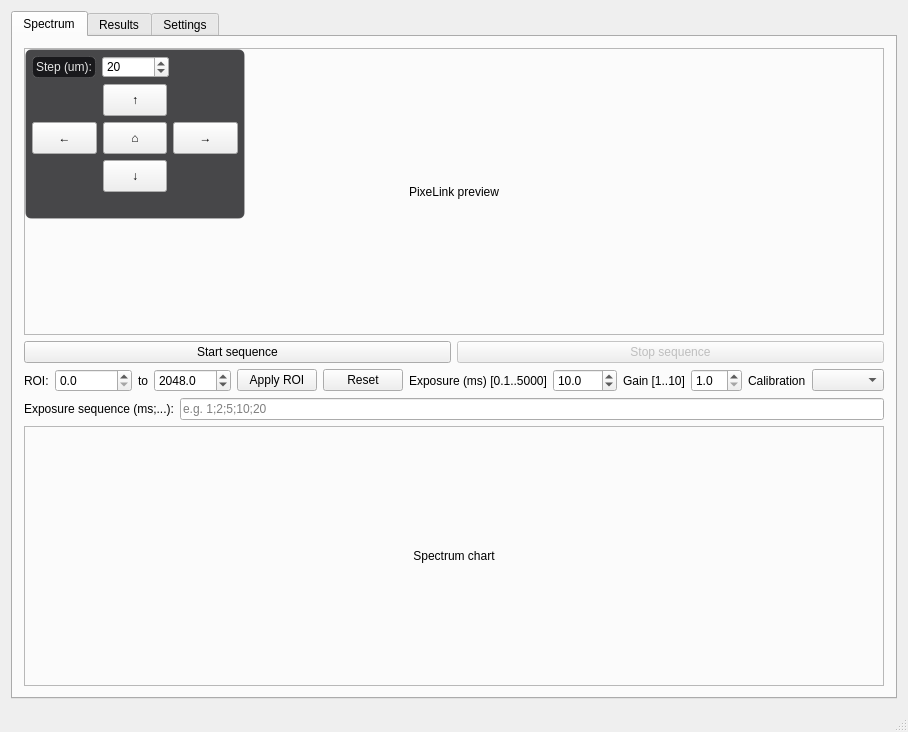
<?xml version="1.0" encoding="UTF-8"?>
<ui version="4.0">
 <class>SpektrometrClass</class>
 <widget class="QMainWindow" name="SpektrometrClass">
  <property name="geometry">
   <rect>
    <x>0</x>
    <y>0</y>
    <width>750</width>
    <height>732</height>
   </rect>
  </property>
  <property name="windowTitle">
   <string>Spektrometr</string>
  </property>
  <widget class="QWidget" name="centralWidget">
   <layout class="QVBoxLayout" name="verticalLayout">
    <item>
     <widget class="QTabWidget" name="tabWidget">
      <widget class="QWidget" name="tabSpectrum">
       <attribute name="title">
        <string>Spectrum</string>
       </attribute>
       <layout class="QVBoxLayout" name="verticalLayoutSpectrum" stretch="3,2">
        <item>
         <widget class="QFrame" name="frameCameraPreview">
          <property name="minimumSize">
           <size>
            <width>320</width>
            <height>240</height>
           </size>
          </property>
          <property name="frameShape">
           <enum>QFrame::Shape::StyledPanel</enum>
          </property>
          <layout class="QVBoxLayout" name="verticalLayoutFrameCamera">
           <property name="leftMargin">
            <number>0</number>
           </property>
           <property name="topMargin">
            <number>0</number>
           </property>
           <property name="rightMargin">
            <number>0</number>
           </property>
           <property name="bottomMargin">
            <number>0</number>
           </property>
           <item>
            <layout class="QGridLayout" name="gridLayoutCameraOverlay">
             <property name="leftMargin">
              <number>0</number>
             </property>
             <property name="topMargin">
              <number>0</number>
             </property>
             <property name="rightMargin">
              <number>0</number>
             </property>
             <property name="bottomMargin">
              <number>0</number>
             </property>
             <property name="spacing">
              <number>0</number>
             </property>
             <item row="0" column="0">
              <widget class="QLabel" name="labelPixelinkPreview">
               <property name="sizePolicy">
                <sizepolicy hsizetype="Expanding" vsizetype="Expanding">
                 <horstretch>0</horstretch>
                 <verstretch>0</verstretch>
                </sizepolicy>
               </property>
               <property name="minimumSize">
                <size>
                 <width>320</width>
                 <height>240</height>
                </size>
               </property>
               <property name="maximumSize">
                <size>
                 <width>16777215</width>
                 <height>16777215</height>
                </size>
               </property>
               <property name="frameShape">
                <enum>QFrame::Shape::NoFrame</enum>
               </property>
               <property name="text">
                <string>PixeLink preview</string>
               </property>
               <property name="alignment">
                <set>Qt::AlignmentFlag::AlignCenter</set>
               </property>
              </widget>
             </item>
             <item row="0" column="0" alignment="Qt::AlignmentFlag::AlignLeft|Qt::AlignmentFlag::AlignTop">
              <widget class="QFrame" name="overlayMotorControls">
               <property name="maximumSize">
                <size>
                 <width>220</width>
                 <height>170</height>
                </size>
               </property>
               <property name="styleSheet">
                <string notr="true">QFrame{background:rgba(10,10,12,190);border:1px solid rgba(255,255,255,30);border-radius:6px;} QLabel{color:#e6e6e6;} QPushButton{min-width:28px;min-height:24px;}</string>
               </property>
               <layout class="QVBoxLayout" name="verticalLayoutOverlay">
                <property name="leftMargin">
                 <number>6</number>
                </property>
                <property name="topMargin">
                 <number>6</number>
                </property>
                <property name="rightMargin">
                 <number>6</number>
                </property>
                <property name="bottomMargin">
                 <number>6</number>
                </property>
                <item>
                 <layout class="QHBoxLayout" name="horizontalLayoutMotorStep">
                  <item>
                   <widget class="QLabel" name="labelMotorStep">
                    <property name="text">
                     <string>Step (um):</string>
                    </property>
                   </widget>
                  </item>
                  <item>
                   <widget class="QSpinBox" name="spinMotorStep">
                    <property name="minimum">
                     <number>1</number>
                    </property>
                    <property name="maximum">
                     <number>100000</number>
                    </property>
                    <property name="value">
                     <number>20</number>
                    </property>
                   </widget>
                  </item>
                  <item>
                   <spacer name="horizontalSpacerMotor">
                    <property name="orientation">
                     <enum>Qt::Orientation::Horizontal</enum>
                    </property>
                    <property name="sizeHint" stdset="0">
                     <size>
                      <width>40</width>
                      <height>20</height>
                     </size>
                    </property>
                   </spacer>
                  </item>
                 </layout>
                </item>
                <item>
                 <layout class="QGridLayout" name="gridLayoutMotorButtons">
                  <item row="0" column="1">
                   <widget class="QPushButton" name="btnMotorUp">
                    <property name="text">
                     <string>↑</string>
                    </property>
                   </widget>
                  </item>
                  <item row="1" column="0">
                   <widget class="QPushButton" name="btnMotorLeft">
                    <property name="text">
                     <string>←</string>
                    </property>
                   </widget>
                  </item>
                  <item row="1" column="1">
                   <widget class="QPushButton" name="btnMotorHome">
                    <property name="text">
                     <string>⌂</string>
                    </property>
                   </widget>
                  </item>
                  <item row="1" column="2">
                   <widget class="QPushButton" name="btnMotorRight">
                    <property name="text">
                     <string>→</string>
                    </property>
                   </widget>
                  </item>
                  <item row="2" column="1">
                   <widget class="QPushButton" name="btnMotorDown">
                    <property name="text">
                     <string>↓</string>
                    </property>
                   </widget>
                  </item>
                 </layout>
                </item>
                <item>
                 <spacer name="verticalSpacerOverlay">
                  <property name="orientation">
                   <enum>Qt::Orientation::Vertical</enum>
                  </property>
                  <property name="sizeHint" stdset="0">
                   <size>
                    <width>20</width>
                    <height>20</height>
                   </size>
                  </property>
                 </spacer>
                </item>
               </layout>
              </widget>
             </item>
            </layout>
           </item>
          </layout>
         </widget>
        </item>
        <item>
         <layout class="QVBoxLayout" name="verticalLayoutSpectrumBottom">
          <property name="leftMargin">
           <number>0</number>
          </property>
          <property name="topMargin">
           <number>0</number>
          </property>
          <property name="rightMargin">
           <number>0</number>
          </property>
          <property name="bottomMargin">
           <number>0</number>
          </property>
          <item>
           <layout class="QHBoxLayout" name="horizontalLayoutCameraButtons">
            <item>
             <widget class="QPushButton" name="btnStartSequence">
              <property name="text">
               <string>Start sequence</string>
              </property>
             </widget>
            </item>
            <item>
             <widget class="QPushButton" name="btnStopSequence">
              <property name="enabled">
               <bool>false</bool>
              </property>
              <property name="text">
               <string>Stop sequence</string>
              </property>
             </widget>
            </item>
           </layout>
          </item>
          <item>
           <layout class="QHBoxLayout" name="horizontalLayoutSpectrumControls">
            <item>
             <widget class="QLabel" name="labelRoi">
              <property name="text">
               <string>ROI:</string>
              </property>
             </widget>
            </item>
            <item>
             <widget class="QDoubleSpinBox" name="spinRoiMin">
              <property name="decimals">
               <number>1</number>
              </property>
              <property name="maximum">
               <double>999999.000000000000000</double>
              </property>
              <property name="value">
               <double>0.000000000000000</double>
              </property>
             </widget>
            </item>
            <item>
             <widget class="QLabel" name="labelRoiTo">
              <property name="text">
               <string>to</string>
              </property>
             </widget>
            </item>
            <item>
             <widget class="QDoubleSpinBox" name="spinRoiMax">
              <property name="decimals">
               <number>1</number>
              </property>
              <property name="maximum">
               <double>999999.000000000000000</double>
              </property>
              <property name="value">
               <double>2048.000000000000000</double>
              </property>
             </widget>
            </item>
            <item>
             <widget class="QPushButton" name="btnApplyRoi">
              <property name="text">
               <string>Apply ROI</string>
              </property>
             </widget>
            </item>
            <item>
             <widget class="QPushButton" name="btnResetRoi">
              <property name="text">
               <string>Reset</string>
              </property>
             </widget>
            </item>
            <item>
             <widget class="QLabel" name="labelExposureSpectrum">
              <property name="text">
               <string>Exposure (ms) [0.1..5000]</string>
              </property>
             </widget>
            </item>
            <item>
             <widget class="QDoubleSpinBox" name="spinExposureSpectrum">
              <property name="decimals">
               <number>1</number>
              </property>
              <property name="minimum">
               <double>0.100000000000000</double>
              </property>
              <property name="maximum">
               <double>5000.000000000000000</double>
              </property>
              <property name="value">
               <double>10.000000000000000</double>
              </property>
             </widget>
            </item>
            <item>
             <widget class="QLabel" name="labelGainSpectrum">
              <property name="text">
               <string>Gain [1..10]</string>
              </property>
             </widget>
            </item>
            <item>
             <widget class="QDoubleSpinBox" name="spinGainSpectrum">
              <property name="decimals">
               <number>1</number>
              </property>
              <property name="minimum">
               <double>1.000000000000000</double>
              </property>
              <property name="maximum">
               <double>10.000000000000000</double>
              </property>
              <property name="singleStep">
               <double>0.100000000000000</double>
              </property>
              <property name="value">
               <double>1.000000000000000</double>
              </property>
             </widget>
            </item>
             <item>
              <widget class="QLabel" name="labelCalibrationSpectrum">
               <property name="text">
                <string>Calibration</string>
               </property>
              </widget>
             </item>
             <item>
              <widget class="QComboBox" name="comboCalibration"/>
             </item>
            <item>
             <spacer name="horizontalSpacerSpectrum">
              <property name="orientation">
               <enum>Qt::Orientation::Horizontal</enum>
              </property>
              <property name="sizeHint" stdset="0">
               <size>
                <width>40</width>
                <height>20</height>
               </size>
              </property>
             </spacer>
            </item>
           </layout>
          </item>
          <item>
           <layout class="QHBoxLayout" name="horizontalLayoutExposureSequence">
            <item>
             <widget class="QLabel" name="labelExposureSequence">
              <property name="text">
               <string>Exposure sequence (ms;...):</string>
              </property>
             </widget>
            </item>
            <item>
             <widget class="QLineEdit" name="editExposureSequence">
              <property name="placeholderText">
               <string>e.g. 1;2;5;10;20</string>
              </property>
             </widget>
            </item>
           </layout>
          </item>
          <item>
           <widget class="QLabel" name="labelSpectrumPlaceholder">
            <property name="sizePolicy">
             <sizepolicy hsizetype="Expanding" vsizetype="Expanding">
              <horstretch>0</horstretch>
              <verstretch>0</verstretch>
             </sizepolicy>
            </property>
            <property name="minimumSize">
             <size>
              <width>0</width>
              <height>260</height>
             </size>
            </property>
            <property name="frameShape">
             <enum>QFrame::Shape::StyledPanel</enum>
            </property>
            <property name="text">
             <string>Spectrum chart</string>
            </property>
            <property name="scaledContents">
             <bool>false</bool>
            </property>
            <property name="alignment">
             <set>Qt::AlignmentFlag::AlignCenter</set>
            </property>
           </widget>
          </item>
         </layout>
        </item>
       </layout>
      </widget>
      <widget class="QWidget" name="tabResults">
       <attribute name="title">
        <string>Results</string>
       </attribute>
       <layout class="QVBoxLayout" name="verticalLayoutResults">
        <item>
         <layout class="QHBoxLayout" name="horizontalLayoutResultsButtons">
          <item>
           <widget class="QPushButton" name="btnRefreshResults">
            <property name="text">
             <string>Refresh</string>
            </property>
           </widget>
          </item>
          <item>
           <widget class="QPushButton" name="btnExportAll">
            <property name="text">
             <string>Export all</string>
            </property>
           </widget>
          </item>
          <item>
           <widget class="QPushButton" name="btnOpenMeasurement">
            <property name="text">
             <string>Open selected</string>
            </property>
           </widget>
          </item>
          <item>
           <widget class="QPushButton" name="btnDeleteSelected">
            <property name="text">
             <string>Delete selected</string>
            </property>
           </widget>
          </item>
          <item>
           <widget class="QPushButton" name="btnDeleteAll">
            <property name="text">
             <string>Delete all</string>
            </property>
           </widget>
          </item>
          <item>
           <spacer name="horizontalSpacer">
            <property name="orientation">
             <enum>Qt::Orientation::Horizontal</enum>
            </property>
            <property name="sizeHint" stdset="0">
             <size>
              <width>40</width>
              <height>20</height>
             </size>
            </property>
           </spacer>
          </item>
          <item>
           <widget class="QLabel" name="labelResultsInfo">
            <property name="text">
             <string>Measurements: 0</string>
            </property>
           </widget>
          </item>
         </layout>
        </item>
        <item>
         <widget class="QListWidget" name="listMeasurements"/>
        </item>
       </layout>
      </widget>
      <widget class="QWidget" name="tabSettings">
       <attribute name="title">
        <string>Settings</string>
       </attribute>
       <layout class="QFormLayout" name="formLayoutSettings">
        <item row="0" column="0">
         <widget class="QLabel" name="labelScanWidth">
          <property name="text">
           <string>Scan width (um)</string>
          </property>
         </widget>
        </item>
        <item row="0" column="1">
         <widget class="QSpinBox" name="spinScanWidth">
          <property name="maximum">
           <number>1000000</number>
          </property>
          <property name="value">
           <number>200</number>
          </property>
         </widget>
        </item>
        <item row="1" column="0">
         <widget class="QLabel" name="labelScanHeight">
          <property name="text">
           <string>Scan height (um)</string>
          </property>
         </widget>
        </item>
        <item row="1" column="1">
         <widget class="QSpinBox" name="spinScanHeight">
          <property name="maximum">
           <number>1000000</number>
          </property>
          <property name="value">
           <number>200</number>
          </property>
         </widget>
        </item>
        <item row="2" column="0">
         <widget class="QLabel" name="labelStepX">
          <property name="text">
           <string>Step X (um)</string>
          </property>
         </widget>
        </item>
        <item row="2" column="1">
         <widget class="QSpinBox" name="spinStepX">
          <property name="maximum">
           <number>100000</number>
          </property>
          <property name="value">
           <number>20</number>
          </property>
         </widget>
        </item>
        <item row="3" column="0">
         <widget class="QLabel" name="labelStepY">
          <property name="text">
           <string>Step Y (um)</string>
          </property>
         </widget>
        </item>
        <item row="3" column="1">
         <widget class="QSpinBox" name="spinStepY">
          <property name="maximum">
           <number>100000</number>
          </property>
          <property name="value">
           <number>20</number>
          </property>
         </widget>
        </item>
        <item row="4" column="0">
         <widget class="QLabel" name="labelPortX">
          <property name="text">
            <string>Move port X</string>
          </property>
         </widget>
        </item>
        <item row="4" column="1">
         <widget class="QComboBox" name="comboPortX"/>
        </item>
        <item row="5" column="0">
         <widget class="QLabel" name="labelPortY">
          <property name="text">
            <string>Move port Y</string>
          </property>
         </widget>
        </item>
        <item row="5" column="1">
         <widget class="QComboBox" name="comboPortY"/>
        </item>
        <item row="6" column="0">
         <widget class="QLabel" name="labelResultsFolderPath">
          <property name="text">
           <string>Results folder</string>
          </property>
         </widget>
        </item>
        <item row="6" column="1">
         <widget class="QWidget" name="widgetResultsFolderPath">
          <layout class="QHBoxLayout" name="horizontalLayoutResultsFolderPath">
           <property name="leftMargin">
            <number>0</number>
           </property>
           <property name="topMargin">
            <number>0</number>
           </property>
           <property name="rightMargin">
            <number>0</number>
           </property>
           <property name="bottomMargin">
            <number>0</number>
           </property>
           <item>
            <widget class="QLineEdit" name="editResultsFolderPath">
             <property name="text">
              <string>measurement_data</string>
             </property>
             <property name="placeholderText">
              <string>measurement_data</string>
             </property>
            </widget>
           </item>
           <item>
            <widget class="QPushButton" name="btnBrowseResultsFolder">
             <property name="text">
              <string>Browse</string>
             </property>
            </widget>
           </item>
          </layout>
         </widget>
        </item>
        <item row="7" column="0">
         <widget class="QLabel" name="labelDevice">
          <property name="text">
           <string>Acquisition device</string>
          </property>
         </widget>
        </item>
        <item row="7" column="1">
         <widget class="QComboBox" name="comboDevice"/>
        </item>
         <item row="8" column="1">
         <widget class="QPushButton" name="btnSaveSettings">
          <property name="text">
           <string>Save settings</string>
          </property>
         </widget>
        </item>
       </layout>
      </widget>
     </widget>
    </item>
   </layout>
  </widget>
  <widget class="QMenuBar" name="menuBar">
   <property name="geometry">
    <rect>
     <x>0</x>
     <y>0</y>
     <width>750</width>
     <height>21</height>
    </rect>
   </property>
  </widget>
   <widget class="QStatusBar" name="statusBar"/>
 </widget>
 <layoutdefault spacing="6" margin="11"/>
 <resources>
  <include location="Spektrometr.qrc"/>
 </resources>
 <connections/>
</ui>
